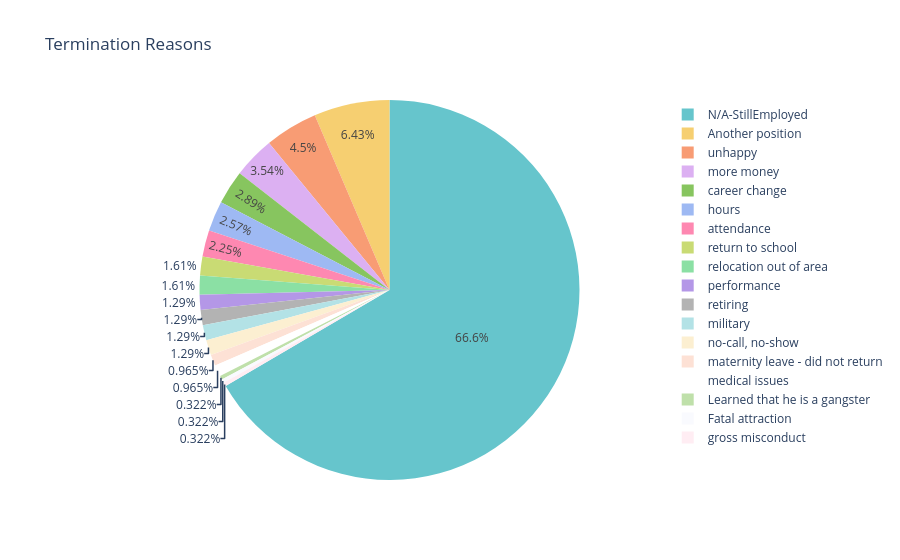

The cell this chart's notebook holds for it:
### Code cell
import plotly.express as px

fig = px.pie(
    df,
    names='TermReason',
    title='Termination Reasons',
    color_discrete_sequence=px.colors.qualitative.Pastel
)

fig.show()

### Figure 1 — Plotly figure (JSON) as saved in the notebook; plotly's stock layout.template omitted (floating-point values rounded to 4 significant figures; data arrays with more than 128 entries replaced by an {"elided": "..."} marker saying what was removed)
{"data": [{"domain": {"x": [0, 1], "y": [0, 1]}, "hovertemplate": "TermReason=%{label}<extra></extra>", "labels": {"elided": "311 str values"}, "legendgroup": "", "name": "", "showlegend": true, "type": "pie"}], "layout": {"legend": {"tracegroupgap": 0}, "piecolorway": ["rgb(102, 197, 204)", "rgb(246, 207, 113)", "rgb(248, 156, 116)", "rgb(220, 176, 242)", "rgb(135, 197, 95)", "rgb(158, 185, 243)", "rgb(254, 136, 177)", "rgb(201, 219, 116)", "rgb(139, 224, 164)", "rgb(180, 151, 231)", "rgb(179, 179, 179)"], "title": {"text": "Termination Reasons"}}}
